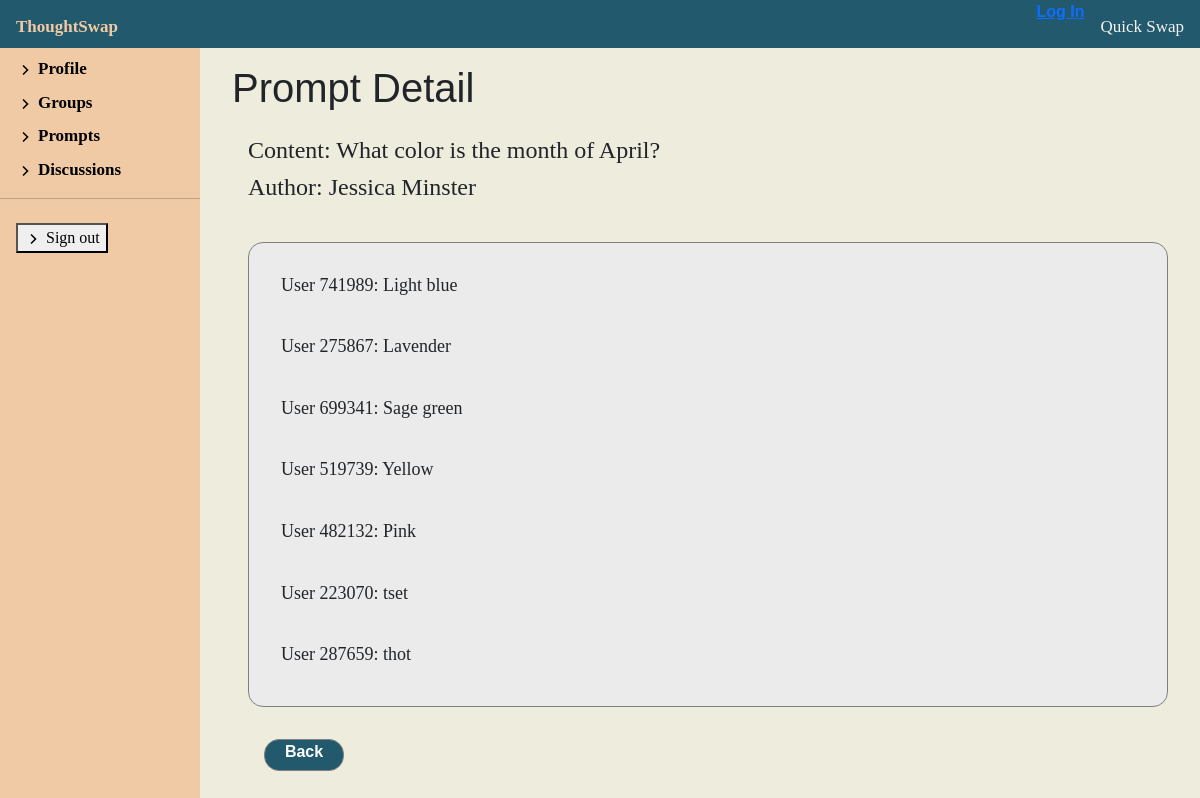
The app's page /discussion/1/view-prompt/7, older data.
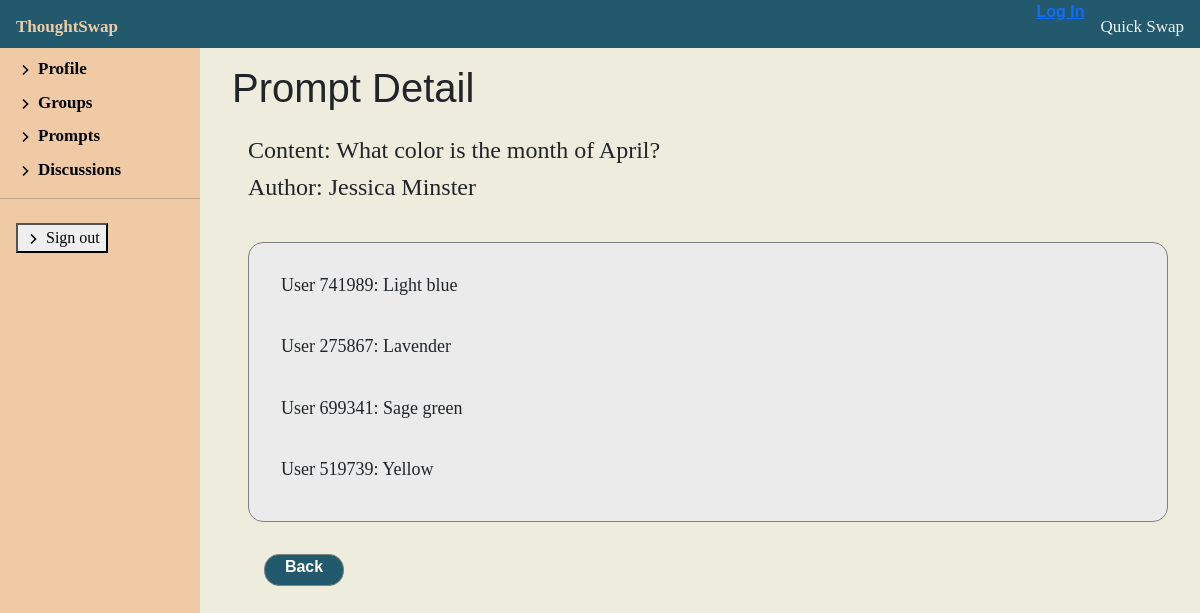
The same page, newer data.
### discussion/models.py (models this page shows, shortened)
class Thought(models.Model):
    id = models.AutoField(primary_key=True)
    content = models.TextField(max_length=1000, help_text='Enter a response')
    prompt = models.ForeignKey('Prompt', on_delete=models.RESTRICT, null=True)
    author = models.ForeignKey('Participant', on_delete=models.SET_NULL, null=True)

class Participant(models.Model):
    username = models.CharField(
        max_length=100, null=False, blank=False)  # This is the anonymous username given to the participant
    group = models.ForeignKey('Group', on_delete=models.SET_NULL, null=True)
    def __str__(self):
        return f'{self.username}'

### discussion/views.py (the view)
# urls.py: path('<int:pk>/view-prompt/<int:id>', views.PromptDetailView.as_view(), name='prompt-detail'),
class PromptDetailView(generic.DetailView):
    model = Prompt
    fields = ['content']
    template_name = 'discussion/profile/prompt_detail.html'
    def get_context_data(self, **kwargs):
        context = super(PromptDetailView,
                        self).get_context_data(**kwargs)
        context['facilitator'] = Facilitator.objects.get(
            pk=self.kwargs['pk'])
        context['prompt'] = Prompt.objects.get(
            id=self.kwargs['id'])
        return context

### discussion/models.py (called while the page is built)
    def __str__(self):
        return f'{self.first_name} {self.last_name}'

### discussion/templates/discussion/profile/prompt_detail.html (shortened to what this page needs)
{% extends "discussion/profile/facilitator_profile.html" %}
{% block profileContent %}
<div class="facilitator-profile">
    <h1 class="discussion-header">Prompt Detail</h1>
    <h2 class="discussion-bio"> Content: {{ prompt.content }} </h2>
    <h2 class="discussion-bio"> Author: {{ prompt.author }} </h2>
    <div class="response-board">
        {% if prompt.thought_set.count != 0 %}
        <div class="response-item" style="display: block;">
            {% for thought in prompt.thought_set.all %}
            <div>
                <h2 class="prompt-bio">User {{ thought.author }}: {{ thought.content }}</h2>
            </div>
            {% endfor %}
            {% endif %}
        </div>
    </div>
    <a class="back-btn" href="{% url 'facilitator-prompts' pk=facilitator.pk %}"> Back</a>
</div>
{% endblock %}

Row changes from the older to the newer data that the page shows:
removed Thought: author "482132", content "Pink"
removed Thought: author "223070", content "tset"
removed Thought: author "287659", content "thot"
